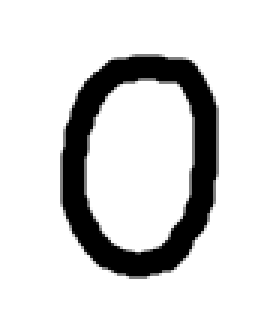
#> input picture test_images/image_1_0.png, 92 x 112 px (shown 3 times larger); its folder holds only this picture in this run
$ python crop.py
#> lines starting #> are read from the running program, lines starting #| are printed output that depends on the picture; after the words box and inside, x2 and y2 are one past the last pixel; in counts of white or black regions, pixels touching at a corner belong together
import os

import cv2
import numpy as np

"""
Module for image cropping. Example
"""


def crop_images(path) -> None:
    """
    Crop images in a given path.
    :param path:
    :return None:
    """
#> called with path = './test_images/'
    for file in os.listdir(path):
        file_path = os.path.join(path, file)

        try:
            input_image = cv2.imread(file_path, cv2.IMREAD_UNCHANGED)
#> input_image is the input picture: shape (112, 92, 4); mean B, G, R, A 217.8, 217.8, 217.8, 255

            if input_image is None:
                print(f"Error reading image: {file_path}")
                continue

            height = input_image.shape[0]
#> height = 112
            width = input_image.shape[1]
#> width = 92

            if len(input_image.shape) == 2:
                gray_input_image = input_image.copy()
            else:
                gray_input_image = cv2.cvtColor(input_image, cv2.COLOR_BGR2GRAY)

            upper_threshold, thresh_input_image = cv2.threshold(
                gray_input_image,
                thresh=0,
                maxval=255,
                type=cv2.THRESH_BINARY + cv2.THRESH_OTSU,
            )
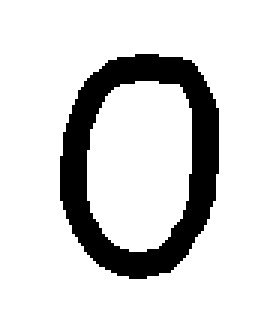
#> thresh_input_image: shape (112, 92) (shown 3 times larger); 84.9% white; 1 black region, box (x1, y1, x2, y2) and area: (20, 18, 73, 93) 1557
#> upper_threshold = 127

            lower_threshold = 0.5 * upper_threshold
#> lower_threshold = 63.5

            canny = cv2.Canny(input_image, lower_threshold, upper_threshold)
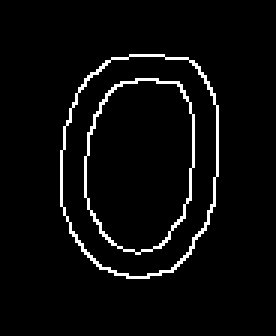
#> canny: shape (112, 92) (shown 3 times larger); 4% white in thin lines or dots, all inside (x1, y1, x2, y2) = (20, 18, 73, 93)
            pts = np.argwhere(canny > 0)
#> pts = 414 pairs, first value 18 to 92, second value 20 to 72

            y1, x1 = pts.min(axis=0)
#> y1 = 18; x1 = 20
            y2, x2 = pts.max(axis=0)
#> y2 = 92; x2 = 72

            border_size = 20
            y1, x1 = max(0, y1 - border_size), max(0, x1 - border_size)
#> y1 = 0; x1 = 0
            y2, x2 = min(height, y2 + border_size), min(width, x2 + border_size)
#> y2 = 112; x2 = 92

            output_image = input_image[y1:y2, x1:x2]

            cv2.imwrite(file_path, output_image)
        except Exception as e:
            print(f"Error processing image: {file_path}")
            print(e)


if __name__ == "__main__":
    crop_images("./test_images/")

$ run again, on test_images/image_1_4.png
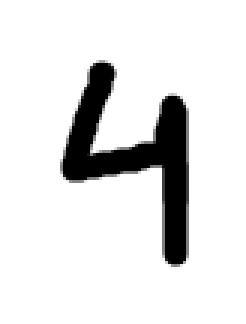
#> input picture test_images/image_1_4.png, 82 x 108 px (shown 3 times larger)
#> in crop_images, input_image is the input picture: shape (108, 82, 4); mean B, G, R, A 225.6, 225.6, 225.6, 255
#> in crop_images, `upper_threshold, thresh_input_image = cv2.threshold( gray_input_image,..`:
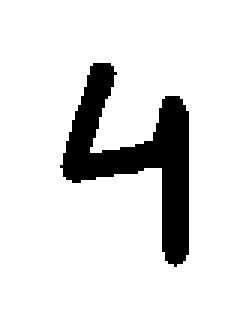
#> thresh_input_image: shape (108, 82) (shown 3 times larger); 88% white; 1 black region, box (x1, y1, x2, y2) and area: (20, 21, 63, 89) 1060
#> upper_threshold = 127
#> lower_threshold = 63.5
#> in crop_images, `canny = cv2.Canny(input_image, lower_threshold, upper_threshold)`:
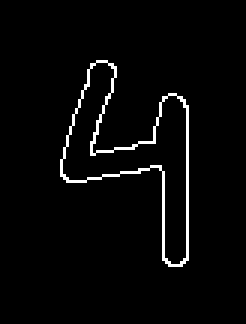
#> canny: shape (108, 82) (shown 3 times larger); 2.9% white in thin lines or dots, all inside (x1, y1, x2, y2) = (20, 20, 63, 89)
#> pts = 258 pairs, first value 20 to 88, second value 20 to 62
#> in crop_images, `y1, x1 = pts.min(axis=0)`: y1 = 20
#> in crop_images, `y2, x2 = pts.max(axis=0)`: y2 = 88; x2 = 62
#> in crop_images, `y1, x1 = max(0, y1 - border_size), max(0, x1 - border_size)`: y1 = 0
#> in crop_images, `y2, x2 = min(height, y2 + border_size), min(width, x2 + border_size)`: y2 = 108; x2 = 82

$ run again, on test_images/image_1_5.png
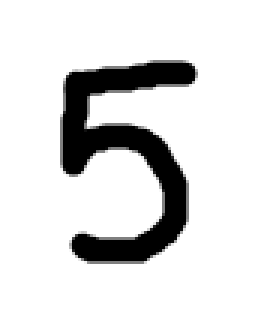
#> input picture test_images/image_1_5.png, 85 x 107 px (shown 3 times larger)
#> in crop_images, input_image is the input picture: shape (107, 85, 4); mean B, G, R, A 219, 219, 219, 255
#> in crop_images, `upper_threshold, thresh_input_image = cv2.threshold( gray_input_image,..`:
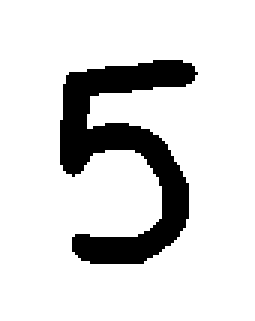
#> thresh_input_image: shape (107, 85) (shown 3 times larger); 85.2% white; 1 black region, box (x1, y1, x2, y2) and area: (20, 20, 66, 88) 1346
#> upper_threshold = 135
#> lower_threshold = 67.5
#> in crop_images, `canny = cv2.Canny(input_image, lower_threshold, upper_threshold)`:
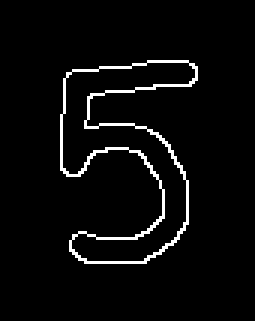
#> canny: shape (107, 85) (shown 3 times larger); 3.9% white in thin lines or dots, all inside (x1, y1, x2, y2) = (20, 20, 66, 88)
#> pts = 357 pairs, first value 20 to 87, second value 20 to 65
#> in crop_images, `y1, x1 = pts.min(axis=0)`: y1 = 20
#> in crop_images, `y2, x2 = pts.max(axis=0)`: y2 = 87; x2 = 65
#> in crop_images, `y1, x1 = max(0, y1 - border_size), max(0, x1 - border_size)`: y1 = 0
#> in crop_images, `y2, x2 = min(height, y2 + border_size), min(width, x2 + border_size)`: y2 = 107; x2 = 85

$ run again, on test_images/image_1_1.png
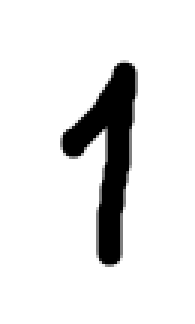
#> input picture test_images/image_1_1.png, 65 x 108 px (shown 3 times larger)
#> in crop_images, input_image is the input picture: shape (108, 65, 4); mean B, G, R, A 228.9, 228.9, 228.9, 255
#> in crop_images, `upper_threshold, thresh_input_image = cv2.threshold( gray_input_image,..`:
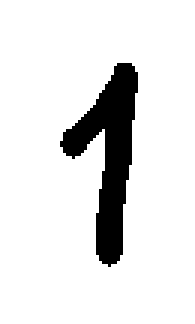
#> thresh_input_image: shape (108, 65) (shown 3 times larger); 89.3% white; 1 black region, box (x1, y1, x2, y2) and area: (20, 21, 46, 89) 751
#> upper_threshold = 135
#> lower_threshold = 67.5
#> in crop_images, `canny = cv2.Canny(input_image, lower_threshold, upper_threshold)`:
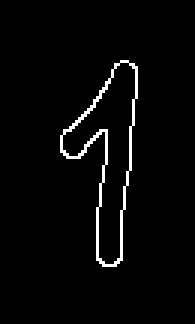
#> canny: shape (108, 65) (shown 3 times larger); 2.8% white in thin lines or dots, all inside (x1, y1, x2, y2) = (20, 20, 46, 89)
#> pts = 197 pairs, first value 20 to 88, second value 20 to 45
#> in crop_images, `y1, x1 = pts.min(axis=0)`: y1 = 20
#> in crop_images, `y2, x2 = pts.max(axis=0)`: y2 = 88; x2 = 45
#> in crop_images, `y1, x1 = max(0, y1 - border_size), max(0, x1 - border_size)`: y1 = 0
#> in crop_images, `y2, x2 = min(height, y2 + border_size), min(width, x2 + border_size)`: y2 = 108; x2 = 65
